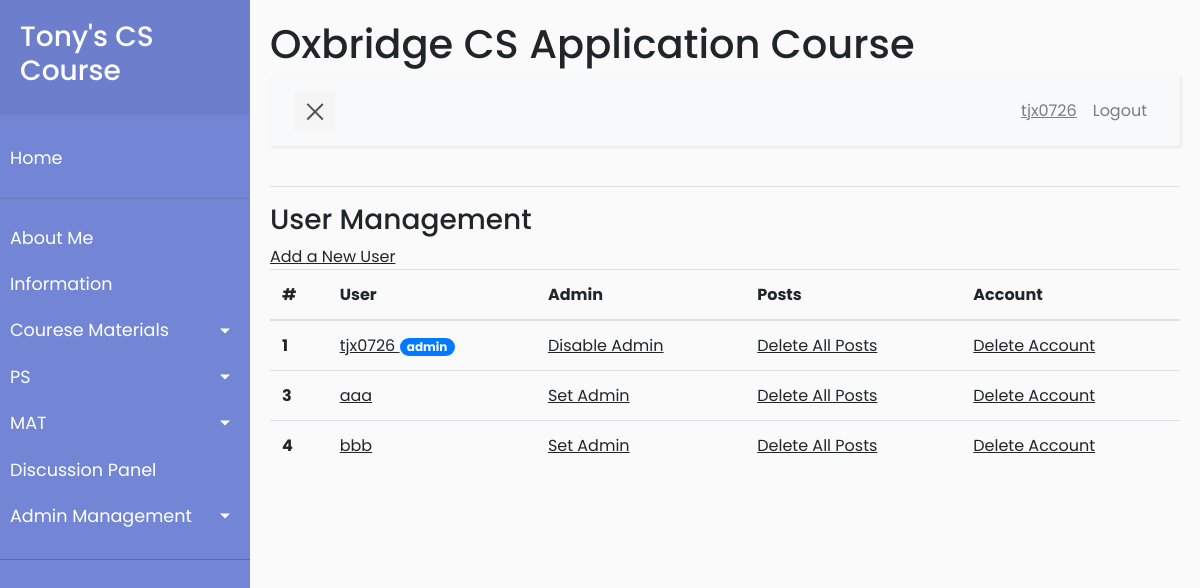
Before: /management/user_management (signed in) with the older database file.
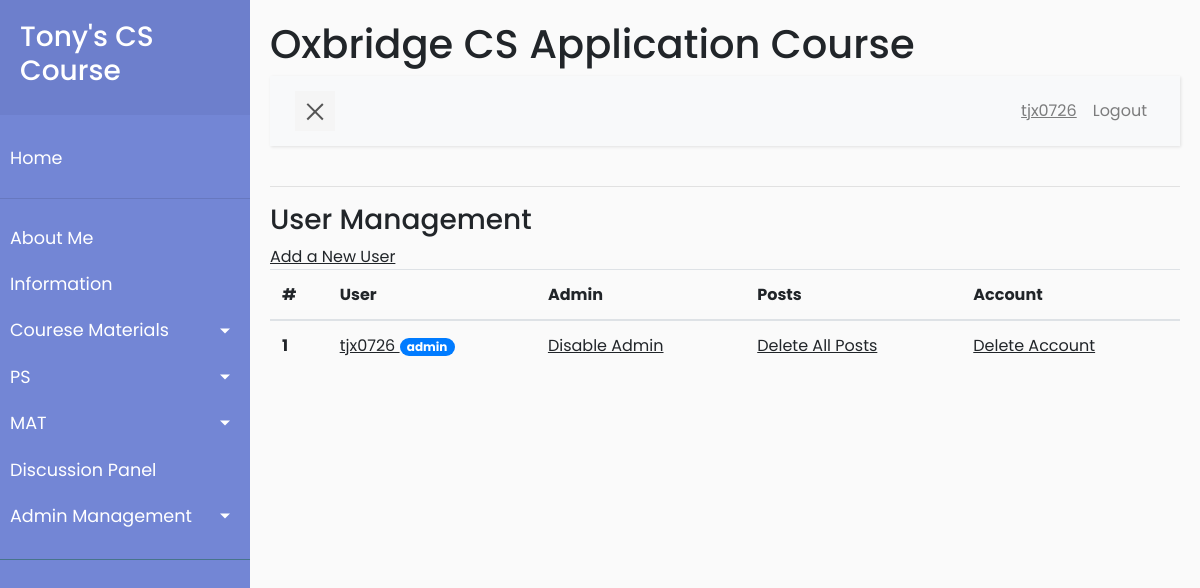
After: the same page with the newer database file.
### app/models.py (models this page shows, shortened)
class User(UserMixin, db.Model):
    id = db.Column(db.Integer, primary_key=True)
    username = db.Column(db.String(64), index=True, unique=True)
    firstname = db.Column(db.String(64), index=True)
    lastname = db.Column(db.String(64), index=True)
    email = db.Column(db.String(120), index=True, unique=True)
    password_hash = db.Column(db.String(128))
    is_admin = db.Column(db.Boolean, default=False)
    posts = db.relationship('Post', backref='author', lazy='dynamic')
    mats = db.relationship('Mat', secondary=user_mat_association,
                           back_populates='viewers')
    mat_results = db.relationship(
        'Mat_result', backref='student', lazy='dynamic')
    ps_own = db.relationship("Ps_files", backref='owner', lazy='dynamic',
                             foreign_keys='Ps_files.user_id_owner')
    ps_by_me = db.relationship("Ps_files", backref='author',
                               lazy='dynamic', foreign_keys='Ps_files.user_id_author')

### app/routes.py (the view)
@app.route('/management/user_management')
@login_required
@admin_requirement
def user_management():
    users = User.query.order_by(User.id).all()
    return render_template('user_management.html', title='User Management',
                           users=users)

### app/models.py (called while the page is built)
@login.user_loader
def load_user(id):
    return User.query.get(int(id))

### app/routes.py (called while the page is built)
def admin_requirement(f):
    from functools import wraps
    @wraps(f)
    def wrap(*args, **kwargs):
        if current_user.is_admin:
            return f(*args, **kwargs)
        else:
            flash('You have no access to admin contents.')
            return redirect(url_for('index'))
    return wrap

### app/templates/user_management.html
{% extends "base.html" %}
{% block content %}
<h3>User Management</h3> <a href="{{ url_for('register') }}"><u>Add a New User</u> </a>
    <table class="table">
        <thead>
        <tr>
            <th scope="col">#</th>
            <th scope="col">User</th>
            <th scope="col">Admin</th>
            <th scope="col">Posts</th>
            <th scope="col">Account</th>
        </tr>
        </thead>
        <tbody>
    {% for u in users %}
        <tr>
            <th scope="row">{{ u.id }}</th>
            <td>
                <u><a href="{{ url_for('user_default', username=u.username) }}">
                            {{u.username}} </a></u>
                {% if u.is_admin %}
                <span class="badge badge-pill badge-primary">admin </span>
                {% endif %}
            </td>
            <td>
                <u><a href="{{ url_for('change_admin', username=u.username) }}">
                {% if u.is_admin%}
                Disable Admin
                {% else %}
                Set Admin
                {% endif%}
                </a></u>
            </td>
            <td>
                <u><a href='{{url_for('delete_user_post_confirm', username=u.username)}}'>
                        Delete All Posts
                </a></u>
            </td>
            <td>
                <u><a href="{{url_for('delete_user_confirm', username=u.username)}}">
                        Delete Account
                </a></u>
            </td>
        </tr>
    {% endfor %}
        </tbody>
    </table>
{% endblock%}

### app/templates/base.html (shortened to what this page needs)
<html lang="en">
    <head>
        <link rel="stylesheet" href="{{  url_for('static', filename='scripts/css/bootstrap.min.css') }}">
        <link rel="stylesheet" href="{{  url_for('static', filename='scripts/css/style5.css') }}">
    </head>
    <body>
        <div class="wrapper">
            <nav id="sidebar">
                <div class="sidebar-header">
                    <a href="{{ url_for('index') }}"><h3>Tony's CS Course</h3></a>
                </div>
                <ul class="list-unstyled components">
                    <li>
                        <a href="{{ url_for('index') }}">Home</a>
                    </li>
                    <hr>
                    <li>
                        <a href="{{ url_for('about_me') }}">About Me</a>
                    </li>
                    <li>
                        <a href="{{ url_for('information')}}">Information</a>
                    </li>
                    <li>
                        <a href="#cmSubmenu" data-toggle="collapse"
                            aria-expanded="false"
                            class="dropdown-toggle">Courese Materials</a>
                    </li>
                    <li>
                        <a href="#psSubmenu" data-toggle="collapse"
                            aria-expanded="false" class="dropdown-toggle">PS</a>
                    </li>
                    <li>
                        <a href="#matSubmenu" data-toggle="collapse"
                            aria-expanded="false" class="dropdown-toggle">MAT</a>
                    </li>
                    <li>
                        <a href="{{ url_for('discussion_no_page') }}">Discussion Panel</a>
                    </li>
					{% if current_user.is_admin%}
                    <li>
                        <a href="#adminSubmenu" data-toggle="collapse" aria-expanded="false" class="dropdown-toggle">Admin Management</a>
                    </li>
					{% endif %}
                </ul>
            </nav>
            <div id="content">
                <h1>Oxbridge CS Application Course</h1>
                <nav class="navbar navbar-expand-lg navbar-light bg-light">
                    <div class="container-fluid">
                        <button type="button" id="sidebarCollapse" class="navbar-btn">
                            <span></span>
                        </button>
                        <div class="collapse navbar-collapse" id="navbarSupportedContent">
                            <ul class="nav navbar-nav ml-auto">
                                {% if current_user.is_anonymous %}
                                <li class="nav-item">
                                    <a class="nav-link" href="{{ url_for('login') }}">Login</a>
                                </li>
                                <li class="nav-item">
                                    <a class="nav-link" href="{{
                                        url_for('register') }}">Register</a>
                                </li>
                                {% else %}
                                <li class="nav-item">
                                    <a class="nav-link" href="{{
                                        url_for('user_default', username=current_user.username)}}"><u>{{current_user.username}}</u></a>
                                </li>
                                <li class="nav-item">
                                    <a class="nav-link" href="{{ url_for('logout') }}">Logout</a>
                                </li>
                                {% endif %}
                            </ul>
                        </div>
                    </div>
                </nav>
                <hr>
                {% block content %}
                {% endblock %}
            </div>
        </div>
    </body>
</html>

Changed rows visible on the page:
removed User: id "3", username "aaa", is_admin "Set Admin"
removed User: id "4", username "bbb", is_admin "Set Admin"
